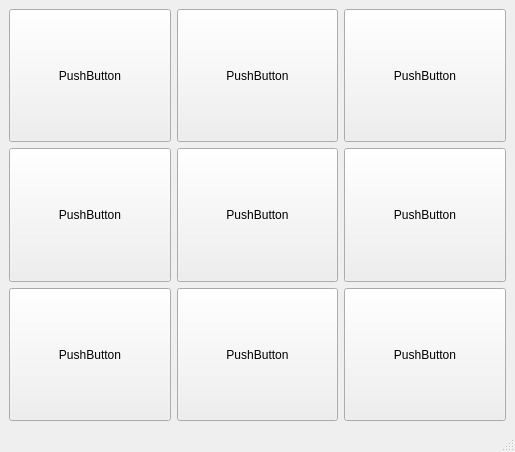
<?xml version="1.0" encoding="UTF-8"?>
<ui version="4.0">
 <class>MainWindow</class>
 <widget class="QMainWindow" name="MainWindow">
  <property name="geometry">
   <rect>
    <x>0</x>
    <y>0</y>
    <width>515</width>
    <height>452</height>
   </rect>
  </property>
  <property name="windowTitle">
   <string>MainWindow</string>
  </property>
  <widget class="QWidget" name="centralwidget">
   <layout class="QVBoxLayout" name="verticalLayout">
    <item>
     <layout class="QGridLayout" name="gl_mapa">
      <item row="0" column="0">
       <widget class="QPushButton" name="bt_nord_oest">
        <property name="sizePolicy">
         <sizepolicy hsizetype="Minimum" vsizetype="Expanding">
          <horstretch>0</horstretch>
          <verstretch>0</verstretch>
         </sizepolicy>
        </property>
        <property name="text">
         <string>PushButton</string>
        </property>
       </widget>
      </item>
      <item row="0" column="1">
       <widget class="QPushButton" name="bt_nord">
        <property name="sizePolicy">
         <sizepolicy hsizetype="Minimum" vsizetype="Expanding">
          <horstretch>0</horstretch>
          <verstretch>0</verstretch>
         </sizepolicy>
        </property>
        <property name="text">
         <string>PushButton</string>
        </property>
       </widget>
      </item>
      <item row="0" column="2">
       <widget class="QPushButton" name="bt_nord_est">
        <property name="sizePolicy">
         <sizepolicy hsizetype="Minimum" vsizetype="Expanding">
          <horstretch>0</horstretch>
          <verstretch>0</verstretch>
         </sizepolicy>
        </property>
        <property name="sizeIncrement">
         <size>
          <width>0</width>
          <height>0</height>
         </size>
        </property>
        <property name="baseSize">
         <size>
          <width>0</width>
          <height>0</height>
         </size>
        </property>
        <property name="text">
         <string>PushButton</string>
        </property>
       </widget>
      </item>
      <item row="1" column="0">
       <widget class="QPushButton" name="bt_oest">
        <property name="sizePolicy">
         <sizepolicy hsizetype="Minimum" vsizetype="Expanding">
          <horstretch>0</horstretch>
          <verstretch>0</verstretch>
         </sizepolicy>
        </property>
        <property name="text">
         <string>PushButton</string>
        </property>
       </widget>
      </item>
      <item row="1" column="1">
       <widget class="QPushButton" name="bt_centre">
        <property name="sizePolicy">
         <sizepolicy hsizetype="Minimum" vsizetype="Expanding">
          <horstretch>0</horstretch>
          <verstretch>0</verstretch>
         </sizepolicy>
        </property>
        <property name="text">
         <string>PushButton</string>
        </property>
       </widget>
      </item>
      <item row="3" column="1">
       <widget class="QPushButton" name="bt_sud">
        <property name="sizePolicy">
         <sizepolicy hsizetype="Minimum" vsizetype="Expanding">
          <horstretch>0</horstretch>
          <verstretch>0</verstretch>
         </sizepolicy>
        </property>
        <property name="text">
         <string>PushButton</string>
        </property>
       </widget>
      </item>
      <item row="1" column="2">
       <widget class="QPushButton" name="bt_est">
        <property name="sizePolicy">
         <sizepolicy hsizetype="Minimum" vsizetype="Expanding">
          <horstretch>0</horstretch>
          <verstretch>0</verstretch>
         </sizepolicy>
        </property>
        <property name="text">
         <string>PushButton</string>
        </property>
       </widget>
      </item>
      <item row="3" column="0">
       <widget class="QPushButton" name="bt_sud_oest">
        <property name="sizePolicy">
         <sizepolicy hsizetype="Minimum" vsizetype="Expanding">
          <horstretch>0</horstretch>
          <verstretch>0</verstretch>
         </sizepolicy>
        </property>
        <property name="text">
         <string>PushButton</string>
        </property>
       </widget>
      </item>
      <item row="3" column="2">
       <widget class="QPushButton" name="bt_sud_est">
        <property name="enabled">
         <bool>true</bool>
        </property>
        <property name="sizePolicy">
         <sizepolicy hsizetype="Minimum" vsizetype="Expanding">
          <horstretch>0</horstretch>
          <verstretch>0</verstretch>
         </sizepolicy>
        </property>
        <property name="text">
         <string>PushButton</string>
        </property>
       </widget>
      </item>
     </layout>
    </item>
   </layout>
  </widget>
  <widget class="QMenuBar" name="menubar">
   <property name="geometry">
    <rect>
     <x>0</x>
     <y>0</y>
     <width>515</width>
     <height>26</height>
    </rect>
   </property>
  </widget>
  <widget class="QStatusBar" name="statusbar"/>
 </widget>
 <resources/>
 <connections/>
</ui>
